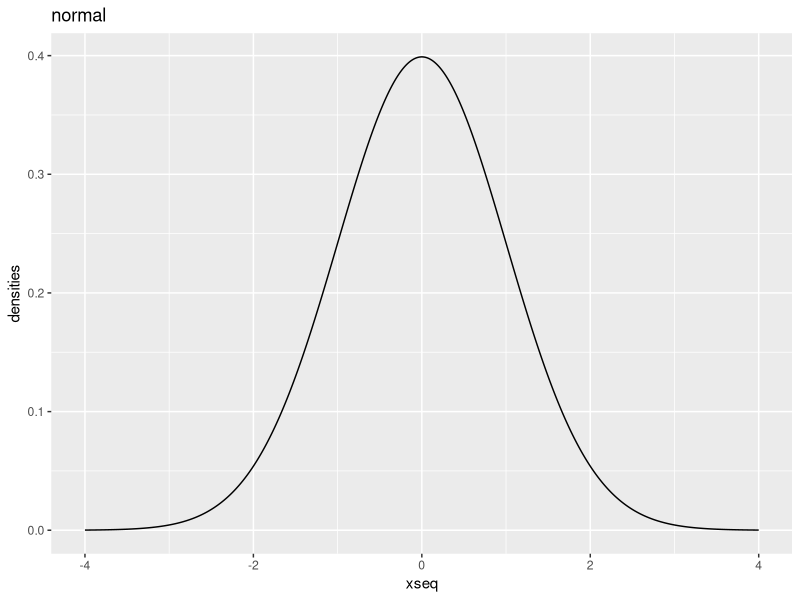
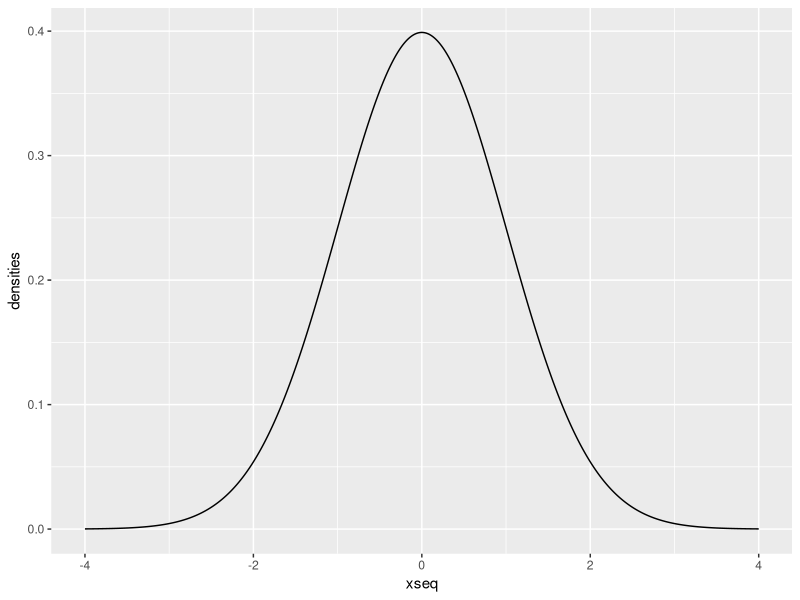
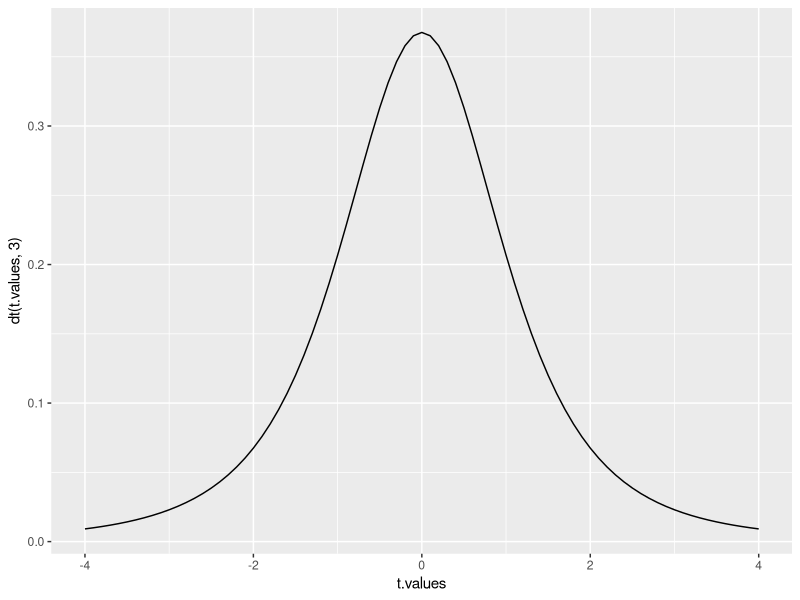

R code for these plots, in order:
## ---- chunk 1
dbinom( x = 4, size = 20, prob = 1/6)
## ---- chunk 2
normal.a <- rnorm( n=1000, mean=0, sd=1 )
normal.a[1]
## ---- chunk 3
normal.a <- rnorm( n=1000, mean=0, sd=1 )
normal.a[1]
## ---- chunk 4
set.seed(100)
## ---- chunk 5
library(tidyverse)
set.seed(3000)
xseq<-seq(-4,4,.01)
densities<-dnorm(x = xseq,mean=  0, sd =1)
ggplot(mapping = aes(x = xseq, y = densities)) + geom_line() + labs(title = "normal")
## ---- chunk 6
library(tidyverse)
set.seed(3000)
xseq<- seq(-4,4,.01)
densities<-dnorm(x = xseq,mean=  0, sd =1)
ggplot(mapping = aes(x = xseq, y = densities)) + geom_line()
## ---- chunk 7
t.values <-  seq(-4,4,.1)
ggplot(mapping = aes(x = t.values,y = dt(t.values,3) )) + geom_line()
